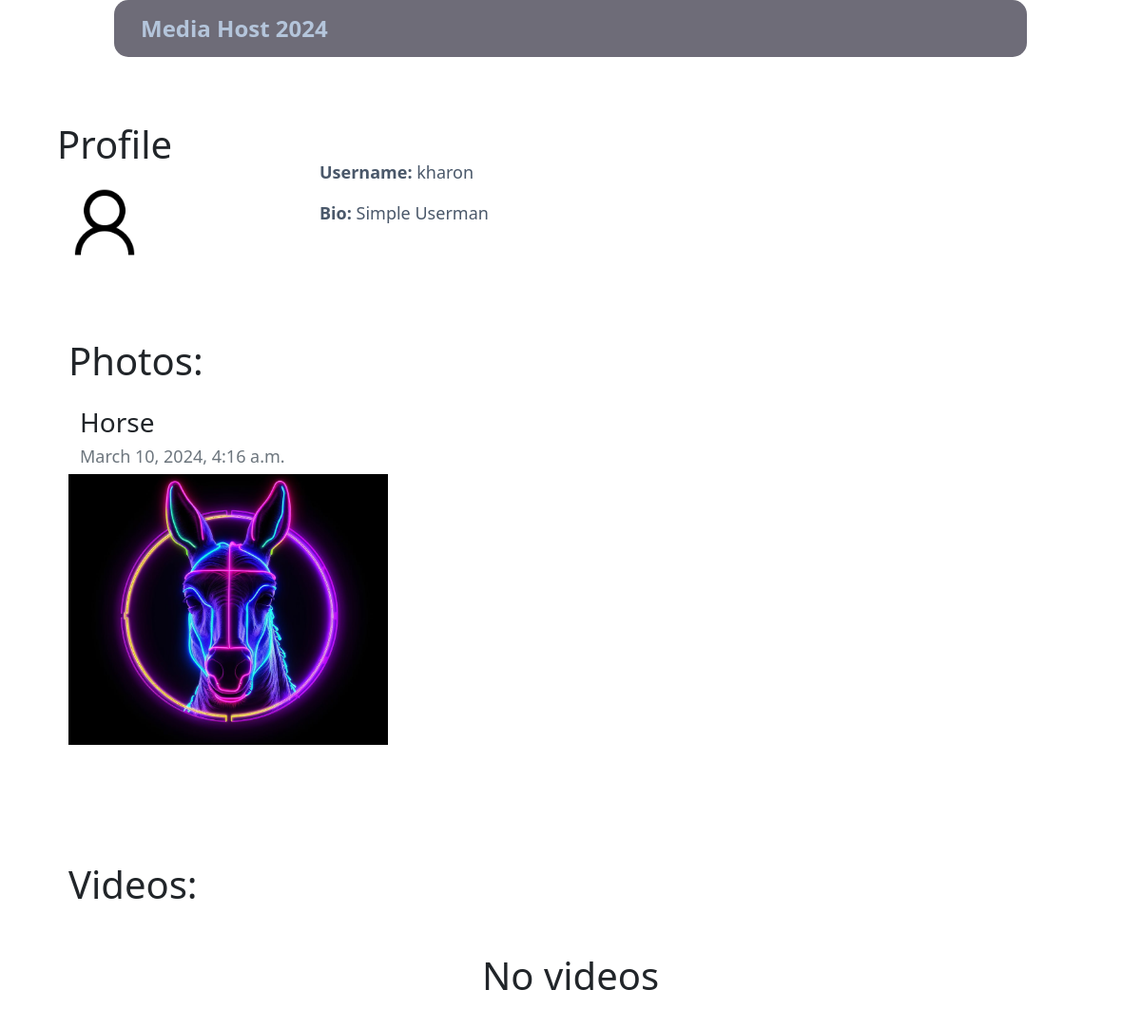
Page /profile/kharon on the earlier database version.
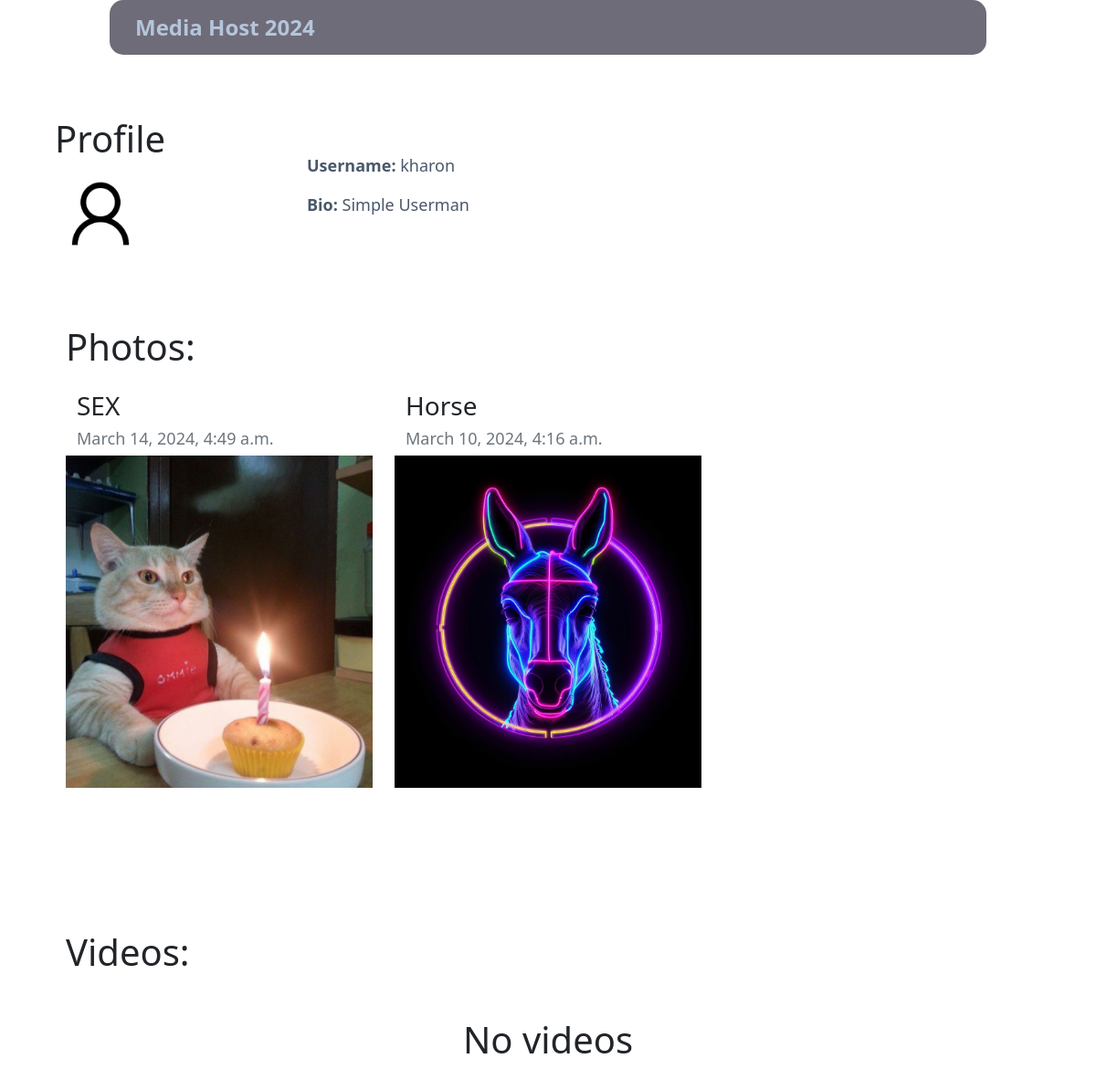
Same page on the later database version.
### main/models.py (models this page shows, shortened)
class Profile(models.Model):
    user = models.OneToOneField(User, null=True, on_delete=models.CASCADE)
    bio = models.TextField(null=True, blank=True)
    profile_pic = models.ImageField(null=True, blank=True, upload_to="images/profile/")
    def __str__(self):
        return str(self.user)

class Photo(models.Model):
    title = models.CharField(max_length=30)
    created_by = models.ForeignKey(get_user_model(), on_delete=models.PROTECT)
    album = models.ForeignKey(Album, null=True, on_delete=models.CASCADE)
    created_at = models.DateTimeField(auto_now_add=True)
    image = models.ImageField()
    class Meta:
        verbose_name = 'Photo'
        verbose_name_plural = 'Photos'

### main/views.py (the view)
# urls.py: path('profile/<username>', ProfileView.as_view(), name='profile'),
class ProfileView(TemplateView):
    model = Profile
    template_name = 'profile.html'
    def get_context_data(self, **kwargs):
        context = super().get_context_data(**kwargs)
        username = self.kwargs.get("username")
        uid = get_object_or_404(User, username=username)
        page_user = get_object_or_404(Profile, id=uid.id)
        context['page_user'] = page_user
        context['photos'] = Photo.objects.all().filter(created_by=uid).order_by("-created_at")
        context['videos'] = Video.objects.all().filter(created_by=uid).order_by("-created_at")
        return context

### main/templates/profile.html (shortened to what this page needs)
{% extends 'layout.html' %}
{% load static %}
{% block content %}
<br>
<div class="row mt-5 mb-5">
    <div class="col-3 mt-2">
        <h1>Profile</h1>
        <div class="card-body">
        {% if user.profile.profile_pic %}
          <img src="{{ profile.profile_pic.url }}" height=100 width=100><br><br>
        {% else %}
          <img src="{% static 'images\user.png' %}" height=100 width=100><br><br>
        {% endif %}
        </div>
    </div>
    <div class="col-6 mt-5">
        <p><strong>Username:</strong> {{ page_user }}</p>
        <p><strong>Bio:</strong> {{ page_user.bio }}</p><br><br>
    </div>
</div>
<div class="container my-10">
    <h1>Photos:</h1>
    <div class="row my-2">
    {% for n in photos %}
        <div class="col-md-4 my-3">
            <div class="container">
                <h3>{{ n.title }}</h3>
                <h5 class="text-secondary">{{ n.created_at }}</h5>
            </div>
            <img style="width: 100%; height: 70%; object-fit: cover;"  src="{{ n.image.url }}">
        </div>
    {% endfor %}
    </div>
</div>
<br>
<br>
<div class="container my-10">
    <h1>Videos:</h1>
    {% if videos %}
    <div class="row my-2">
        {% if request.user.id == page_user.id %}
        <div class="col-md-4 my-3 mt-5 text-center">
            <h4>Add video</h4>
            <a href="{% url 'upload_video' %}">
                <img style="width: 70%;"  src="{% static 'images\add_photo.png' %}">
            </a>
        </div>
        {% endif %}
    {% for x in videos %}
        <div class="col-md-4 my-3">
            <div class="container">
                <h3>{{ x.caption }}</h3>
                <h5 class="text-secondary">{{ x.album }}</h5>
                <h5 class="text-secondary">{{ x.created_at }}</h5>
            </div>
            <video class="embed-responsive embed-responsive-4by3" style="width: 100%; height: 70%; object-fit: cover;" controls="controls">
                <source src="{{ x.video.url }}" type="video/mp4" />
            </video>
        </div>
    {% endfor %}
    </div>
    {% else %}
        <h1 class="text-center my-5">No videos</h1>
    {% endif %}
</div>
{% endblock %}

### main/templates/layout.html (shortened to what this page needs)
<!doctype html>
{% load static %}
<html lang="en">
<head>
    <link rel="stylesheet" href="https://cdn.jsdelivr.net/npm/bootstrap@5.3.2/dist/css/bootstrap.min.css">
    <link rel="stylesheet" href="https://cdnjs.cloudflare.com/ajax/libs/font-awesome/6.5.1/css/all.min.css" />
    <link rel="stylesheet" href="{% static 'css/styles.css' %}" />
</head>
<body class="p-5">
<div class="navbar fixed-top navbar-light bg-nav py-2 px-4">
    <a class='a_title p-1' href="{% url 'homepage' %}">Media Host 2024</a>
</div>
<div class="container">
    {% block content %}
    {% endblock %}
</div>
</body>
</html>

### main/static/css/styles.css (style rules this page uses)
p { color: #4A586A; font-size: 18px; }
a { text-decoration: none; font-weight: 400; }
h5 { font-size: 18px; }
.bg-nav { background-color: #6E6C78; border-radius: 15px; margin: 0 10%; }
.a_title { color: #B4C5DB; font-size: 24px; font-weight: 700; }

Differences in the rows shown:
added Photo: title "SEX", created_at "March 14, 2024, 4:49 a.m.", image (picture)
